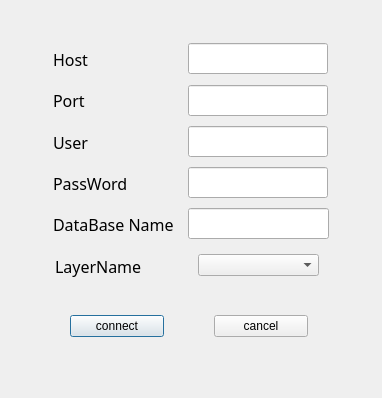
<?xml version="1.0" encoding="UTF-8"?>
<ui version="4.0">
 <class>Connect</class>
 <widget class="QDialog" name="Connect">
  <property name="geometry">
   <rect>
    <x>0</x>
    <y>0</y>
    <width>382</width>
    <height>398</height>
   </rect>
  </property>
  <property name="windowTitle">
   <string>Dialog</string>
  </property>
  <widget class="QWidget" name="layoutWidget">
   <property name="geometry">
    <rect>
     <x>70</x>
     <y>310</y>
     <width>238</width>
     <height>32</height>
    </rect>
   </property>
   <layout class="QHBoxLayout" name="horizontalLayout">
    <property name="spacing">
     <number>50</number>
    </property>
    <item>
     <widget class="QPushButton" name="connect">
      <property name="styleSheet">
       <string notr="true">alternate-background-color: rgb(170, 255, 255);
font: 11pt &quot;Arial&quot;;</string>
      </property>
      <property name="text">
       <string>connect</string>
      </property>
     </widget>
    </item>
    <item>
     <widget class="QPushButton" name="cancel">
      <property name="styleSheet">
       <string notr="true">alternate-background-color: rgb(170, 255, 255);
font: 11pt &quot;Arial&quot;;</string>
      </property>
      <property name="text">
       <string>cancel</string>
      </property>
     </widget>
    </item>
   </layout>
  </widget>
  <widget class="QWidget" name="layoutWidget">
   <property name="geometry">
    <rect>
     <x>53</x>
     <y>125</y>
     <width>275</width>
     <height>34</height>
    </rect>
   </property>
   <layout class="QHBoxLayout" name="horizontalLayout_4">
    <item>
     <widget class="QLabel" name="l5">
      <property name="minimumSize">
       <size>
        <width>129</width>
        <height>32</height>
       </size>
      </property>
      <property name="font">
       <font>
        <family>隶书</family>
        <pointsize>12</pointsize>
       </font>
      </property>
      <property name="text">
       <string>User</string>
      </property>
     </widget>
    </item>
    <item>
     <widget class="QLineEdit" name="user">
      <property name="minimumSize">
       <size>
        <width>0</width>
        <height>31</height>
       </size>
      </property>
      <property name="font">
       <font>
        <family>Agency FB</family>
        <pointsize>12</pointsize>
       </font>
      </property>
     </widget>
    </item>
   </layout>
  </widget>
  <widget class="QWidget" name="layoutWidget">
   <property name="geometry">
    <rect>
     <x>53</x>
     <y>166</y>
     <width>275</width>
     <height>34</height>
    </rect>
   </property>
   <layout class="QHBoxLayout" name="horizontalLayout_5">
    <item>
     <widget class="QLabel" name="l3">
      <property name="minimumSize">
       <size>
        <width>129</width>
        <height>32</height>
       </size>
      </property>
      <property name="font">
       <font>
        <family>隶书</family>
        <pointsize>12</pointsize>
       </font>
      </property>
      <property name="text">
       <string>PassWord  </string>
      </property>
     </widget>
    </item>
    <item>
     <widget class="QLineEdit" name="password">
      <property name="minimumSize">
       <size>
        <width>0</width>
        <height>31</height>
       </size>
      </property>
      <property name="font">
       <font>
        <family>Agency FB</family>
        <pointsize>12</pointsize>
       </font>
      </property>
      <property name="echoMode">
       <enum>QLineEdit::Password</enum>
      </property>
     </widget>
    </item>
   </layout>
  </widget>
  <widget class="QWidget" name="layoutWidget">
   <property name="geometry">
    <rect>
     <x>53</x>
     <y>207</y>
     <width>276</width>
     <height>34</height>
    </rect>
   </property>
   <layout class="QHBoxLayout" name="horizontalLayout_6">
    <item>
     <widget class="QLabel" name="l2">
      <property name="minimumSize">
       <size>
        <width>129</width>
        <height>32</height>
       </size>
      </property>
      <property name="font">
       <font>
        <family>隶书</family>
        <pointsize>12</pointsize>
       </font>
      </property>
      <property name="text">
       <string>DataBase Name</string>
      </property>
     </widget>
    </item>
    <item>
     <widget class="QLineEdit" name="dbname">
      <property name="minimumSize">
       <size>
        <width>0</width>
        <height>31</height>
       </size>
      </property>
      <property name="font">
       <font>
        <family>Agency FB</family>
        <pointsize>12</pointsize>
       </font>
      </property>
     </widget>
    </item>
   </layout>
  </widget>
  <widget class="QWidget" name="layoutWidget">
   <property name="geometry">
    <rect>
     <x>53</x>
     <y>42</y>
     <width>275</width>
     <height>34</height>
    </rect>
   </property>
   <layout class="QHBoxLayout" name="horizontalLayout_2">
    <item>
     <widget class="QLabel" name="l1">
      <property name="minimumSize">
       <size>
        <width>129</width>
        <height>32</height>
       </size>
      </property>
      <property name="font">
       <font>
        <family>隶书</family>
        <pointsize>12</pointsize>
       </font>
      </property>
      <property name="text">
       <string>Host</string>
      </property>
     </widget>
    </item>
    <item>
     <widget class="QLineEdit" name="host">
      <property name="minimumSize">
       <size>
        <width>0</width>
        <height>31</height>
       </size>
      </property>
      <property name="font">
       <font>
        <family>Agency FB</family>
        <pointsize>12</pointsize>
       </font>
      </property>
     </widget>
    </item>
   </layout>
  </widget>
  <widget class="QWidget" name="layoutWidget">
   <property name="geometry">
    <rect>
     <x>53</x>
     <y>83</y>
     <width>275</width>
     <height>35</height>
    </rect>
   </property>
   <layout class="QHBoxLayout" name="horizontalLayout_3">
    <item>
     <widget class="QLabel" name="l4">
      <property name="minimumSize">
       <size>
        <width>129</width>
        <height>33</height>
       </size>
      </property>
      <property name="font">
       <font>
        <family>隶书</family>
        <pointsize>12</pointsize>
       </font>
      </property>
      <property name="text">
       <string>Port</string>
      </property>
     </widget>
    </item>
    <item>
     <widget class="QLineEdit" name="port">
      <property name="minimumSize">
       <size>
        <width>0</width>
        <height>31</height>
       </size>
      </property>
      <property name="font">
       <font>
        <family>Agency FB</family>
        <pointsize>12</pointsize>
       </font>
      </property>
     </widget>
    </item>
   </layout>
  </widget>
  <widget class="QLabel" name="l3_2">
   <property name="geometry">
    <rect>
     <x>55</x>
     <y>250</y>
     <width>129</width>
     <height>32</height>
    </rect>
   </property>
   <property name="minimumSize">
    <size>
     <width>129</width>
     <height>32</height>
    </size>
   </property>
   <property name="font">
    <font>
     <family>隶书</family>
     <pointsize>12</pointsize>
    </font>
   </property>
   <property name="text">
    <string>LayerName</string>
   </property>
  </widget>
  <widget class="QWidget" name="layoutWidget">
   <property name="geometry">
    <rect>
     <x>198</x>
     <y>250</y>
     <width>151</width>
     <height>31</height>
    </rect>
   </property>
   <layout class="QHBoxLayout" name="horizontalLayout_7">
    <item>
     <widget class="QComboBox" name="layerBox"/>
    </item>
    <item>
     <widget class="QToolButton" name="searchLayer">
      <property name="styleSheet">
       <string notr="true"/>
      </property>
      <property name="text">
       <string/>
      </property>
      <property name="icon">
       <iconset>
        <normalon>:/new/icon/icos/layerSearch.ico</normalon>
       </iconset>
      </property>
      <property name="popupMode">
       <enum>QToolButton::DelayedPopup</enum>
      </property>
      <property name="toolButtonStyle">
       <enum>Qt::ToolButtonIconOnly</enum>
      </property>
      <property name="autoRaise">
       <bool>true</bool>
      </property>
     </widget>
    </item>
   </layout>
  </widget>
 </widget>
 <resources/>
 <connections/>
</ui>
